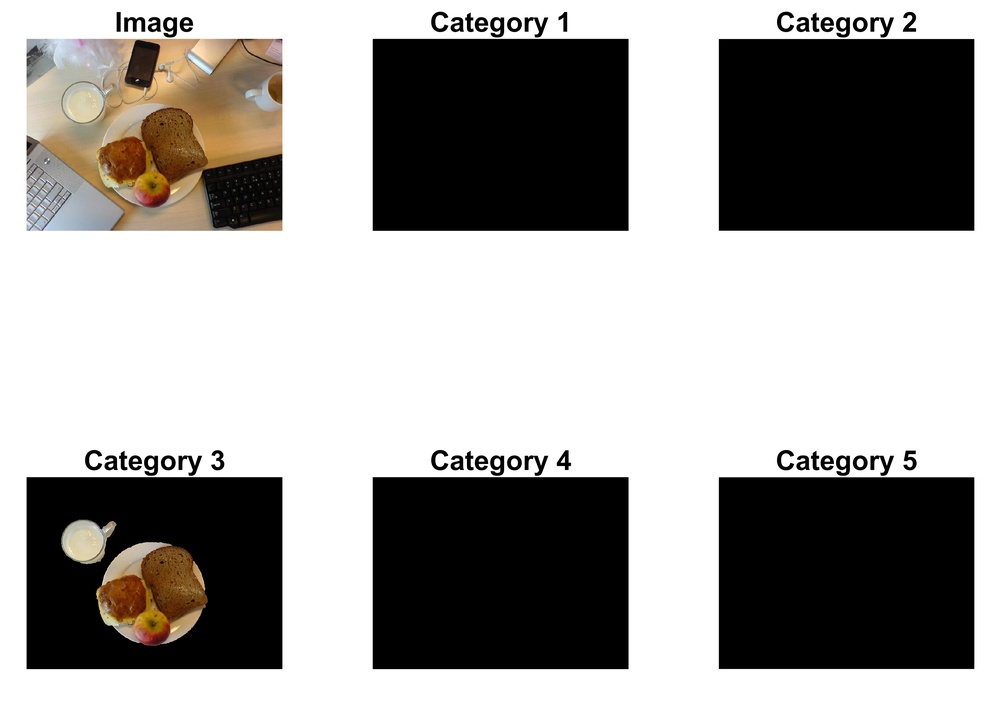
#> input picture images_task_E/1001_sem.jpg, 993 x 711 px, shrunk from 2820 x 2018 before the run
$ python -i ITTISaliencyLib.py   (imports and definitions only)   (older library calls are emulated)
#> lines starting #> are read from the running program, lines starting #| are printed output that depends on the picture
import numpy as np
import cv2


def get_intensity(image):
    """
    Get intensity map. Values range from 0 to 1.
    """
    # convert scale of array elements
    src = np.float32(image) * 1.0 / 255
    # extract intensity
    intensity_map = cv2.cvtColor(src, cv2.COLOR_BGR2GRAY)
    return intensity_map


def get_gaussian_pyramid(image):
    """
    Get gaussian pyramid with 8 levels of downsampling.
    """
    pyr = list()
    pyr.append(image)
    for i in range(1, 9):
        next_layer = cv2.pyrDown(pyr[i - 1])
        pyr.append(next_layer)
    return pyr


def center_surround_diff(gauss_pyr):
    maps = list()
    for c in range(2, 5):
        center = gauss_pyr[c]
        size = (center.shape[1], center.shape[0])
        for s in range(3, 5):
            surround = cv2.resize(gauss_pyr[c + s], size, interpolation=cv2.INTER_LINEAR)
            cs_difference_map = cv2.absdiff(center, surround)
            maps.append(cs_difference_map)
    return maps


def simple_normalization(image, M=1):
    img_min, img_max, _, _ = cv2.minMaxLoc(image)
    if img_min != img_max:
        normalized = image / (img_max - img_min) - img_min / (img_max - img_min)
        if M != 1:
            normalized = normalized * M
    else:
        normalized = image - img_min
    return normalized


def compute_average_local_maxima(feature_map, stepsize=-1):
    # NOTE: I compute local maxima taking into account last slices of the matrix
    # 30 corresponds to ~1 degree of visual angle
    local_avg_size = 30
    width = feature_map.shape[1]
    height = feature_map.shape[0]
    avg_size = local_avg_size if (stepsize < 1) else stepsize
    if avg_size > height - 1:
        avg_size = height - 1
    if avg_size > width - 1:
        avg_size = width - 1
    # find local maxima
    num_maxima = 0
    sum_all_maxima = 0

    for y in range(0, height - avg_size, avg_size):
        for x in range(0, width - avg_size, avg_size):
            local_img = feature_map[y : y + avg_size, x : x + avg_size]
            _, loc_max, _, _ = cv2.minMaxLoc(local_img)
            sum_all_maxima += loc_max
            num_maxima += 1
            last_x = x + avg_size
        local_img = feature_map[y : y + avg_size, last_x:(width)]
        _, loc_max, _, _ = cv2.minMaxLoc(local_img)
        sum_all_maxima += loc_max
        num_maxima += 1
        last_y = y + avg_size

    for x in range(0, width - avg_size, avg_size):
        local_img = feature_map[last_y:height, x : x + avg_size]
        _, loc_max, _, _ = cv2.minMaxLoc(local_img)
        sum_all_maxima += loc_max
        num_maxima += 1
        last_x = x + avg_size
    local_img = feature_map[last_y:height, last_x:(width)]
    _, loc_max, _, _ = cv2.minMaxLoc(local_img)
    sum_all_maxima += loc_max
    num_maxima += 1

    # averaging over all the local regions
    return sum_all_maxima / num_maxima


def normalize_map(feature_map):
    """
    This function implements the particular normalization operator N
    described in Itti 1998.
    """
    # normalize in range [0...M], choice M=1
    M = 1
    simply_normalized = simple_normalization(feature_map, M)
    # get average local maximum
    avg_local_maximum = compute_average_local_maxima(simply_normalized)
    # normalize feature map as from paper
    coeff_normalization = (M - avg_local_maximum) ** 2
    itti_normalized = simply_normalized * coeff_normalization
    return itti_normalized


# INTENSITY
def get_intensity_conspicuity_map(intensity):
    shape = intensity.shape
    # get Gaussian pyramid for intensity
    intensity_gauss_pyr = get_gaussian_pyramid(intensity)
    # compute 6 feature maps at different scales
    feature_maps = center_surround_diff(intensity_gauss_pyr)
    # normalize feature maps
    norm_feature_maps = [normalize_map(m) for m in feature_maps]
    # get conspicuity map from normalized maps

    # NOTE: in 1998 paper they use scale 4 for the conspicuity maps, here I use scale 0
    norm_feature_maps = [
        cv2.resize(m, shape[::-1], interpolation=cv2.INTER_LINEAR) for m in norm_feature_maps
    ]

    # sum all c-s diff maps into conspicuity map
    intensity_conspicuity = np.zeros_like(intensity)
    for cs_index in range(6):
        intensity_conspicuity += norm_feature_maps[cs_index]

    return normalize_map(intensity_conspicuity)


# COLOR
def get_color_conspicuity_map(image):
    """
    The slower between the maps, may be further optimized.
    """
    # get color channels
    (b, g, r) = get_color_channels(image)
    shape = b.shape

    # build 4 broadly-tuned color channels
    R_ch = (r - (g + b)) / 2
    G_ch = (g - (r + b)) / 2
    B_ch = (b - (r + g)) / 2
    Y_ch = (r + g) / 2 - abs(r - g) / 2 - b

    # set to 0 negative values
    R_ch[R_ch < 0] = 0
    G_ch[G_ch < 0] = 0
    B_ch[B_ch < 0] = 0
    Y_ch[Y_ch < 0] = 0

    # create gaussian pyramids
    red_gauss_pyr = get_gaussian_pyramid(R_ch)
    green_gauss_pyr = get_gaussian_pyramid(G_ch)
    blue_gauss_pyr = get_gaussian_pyramid(B_ch)
    yellow_gauss_pyr = get_gaussian_pyramid(Y_ch)

    # get feature maps for different color spaces
    rg_color_space_maps = get_color_space_feature_maps(red_gauss_pyr, green_gauss_pyr)
    by_color_space_maps = get_color_space_feature_maps(blue_gauss_pyr, yellow_gauss_pyr)

    # normalize feature maps
    rg_color_space_maps = [normalize_map(m) for m in rg_color_space_maps]
    by_color_space_maps = [normalize_map(m) for m in by_color_space_maps]

    # get conspicuity map
    color_conspicuity_map = get_conspicuity_from_color_spaces(
        rg_color_space_maps, by_color_space_maps, shape
    )
    return normalize_map(color_conspicuity_map)


def get_color_channels(image):
    intensity = np.float32(np.sum(image, axis=2))
    _, max_int, _, _ = cv2.minMaxLoc(intensity)
    min_intensity_admitted = max_int / 10

    for y in range(image.shape[0]):
        for x in range(image.shape[1]):
            if intensity[y][x] < min_intensity_admitted:
                image[y][x] = [0, 0, 0]

    src = np.zeros_like(image, dtype=np.float32)
    for y in range(image.shape[0]):
        for x in range(image.shape[1]):
            if image[y][x].any() > 0:
                src[y][x] = np.float32(np.float32(image[y][x]) / np.float32(max_int))
    return cv2.split(src)


def get_color_space_feature_maps(c1_pyr, c2_pyr):
    # here we compute the feature maps for the double opponent color system
    feature_maps = list()
    for c in range(2, 5):
        center = c1_pyr[c] - c2_pyr[c]
        size = (center.shape[1], center.shape[0])
        for s in range(3, 5):
            surround = c2_pyr[c + s] - c1_pyr[c + s]
            res_surround = center - cv2.resize(surround, size, interpolation=cv2.INTER_LINEAR)
            cs_diff = cv2.absdiff(center, res_surround)
            feature_maps.append(cs_diff)
    return feature_maps


def get_conspicuity_from_color_spaces(rg_space, by_space, shape):
    conspicuity_map = np.zeros(shape)
    # resizing normalized feature maps
    # NOTE: in 1998 paper they use scale 4 for the conspicuity maps, here I use scale 0
    rg_space = [cv2.resize(m, shape[::-1], interpolation=cv2.INTER_LINEAR) for m in rg_space]
    by_space = [cv2.resize(m, shape[::-1], interpolation=cv2.INTER_LINEAR) for m in by_space]
    for cs_index in range(6):
        conspicuity_map += rg_space[cs_index] + by_space[cs_index]
    return conspicuity_map


# ORIENTATION
def get_gabor_kernels(shape):
    # NOTE: Gabor Kernels are chosen by a trial-end-error mean
    kernel_list = list()
    kernel_size = int(min(shape) / 42)
    lamb = kernel_size
    sigma = lamb * 0.56
    gamma = 0.5
    psi = 0
    orientations = [0, (np.pi / 4), (np.pi / 2), (np.pi * 3 / 4)]

    for theta in orientations:
        gabor_kernel = cv2.getGaborKernel(
            (kernel_size, kernel_size), sigma, theta, lamb, gamma, psi, ktype=cv2.CV_32F
        )
        gabor_kernel = gabor_kernel / gabor_kernel.sum()
        kernel_list.append(gabor_kernel)

    return kernel_list


def get_conspicuity_from_orienation_feature_maps(orient_feature_maps, shape, debug=False):
    conspicuity_map = np.zeros(shape)
    i = 0
    for orientation in orient_feature_maps:
        i += 1
        orientation_conspicuity = np.zeros(shape)
        for feature_map in orientation:
            normalized = normalize_map(feature_map)
            resized = cv2.resize(normalized, shape[::-1], interpolation=cv2.INTER_LINEAR)
            orientation_conspicuity += resized
        if debug:
            cv2.imshow(f"Orientation {i}", orientation_conspicuity)
            cv2.waitKey(0)
        conspicuity_map += normalize_map(orientation_conspicuity)
    return conspicuity_map


def get_orientation_conspicuity_map(intensity, debug=False):
    shape = intensity.shape
    # get gabor filters
    filters = get_gabor_kernels(shape)
    # convolve intensity, obtain 4 preferred orientations
    oriented_intensities = [cv2.filter2D(intensity, cv2.CV_32F, kernel) for kernel in filters]

    for i in range(len(oriented_intensities)):
        intensity = oriented_intensities[i]
        kernel = filters[i]
        if debug:
            cv2.imshow(f"Intensity {i}", intensity)
            cv2.imshow(f"Kernel {i}", kernel)
    if debug:
        cv2.waitKey(0)

    # get a gaussian pyramid for each orientation
    intensity_pyramids = [
        get_gaussian_pyramid(oriented_intensity) for oriented_intensity in oriented_intensities
    ]
    # get center surround differences
    cs_differences = [center_surround_diff(oriented_pyr) for oriented_pyr in intensity_pyramids]
    # compute conspicuity map for orientation
    orientation_conspicuity_map = get_conspicuity_from_orienation_feature_maps(
        cs_differences, shape, debug
    )
    return normalize_map(orientation_conspicuity_map)


# COMPLETE
def get_spatial_saliency_map(image):
    intensity = get_intensity(image)
    intensity_conspicuity = get_intensity_conspicuity_map(intensity)
    color_conspicuity = get_color_conspicuity_map(image)
    orientation_conspicuity = get_orientation_conspicuity_map(intensity)

    n_intensity = normalize_map(intensity_conspicuity)
    c_intensity = normalize_map(color_conspicuity)
    o_intensity = normalize_map(orientation_conspicuity)
    saliency_map = (n_intensity + c_intensity + o_intensity) * (1 / 3)

    return saliency_map


def get_spatial_saliency_map_I(image):
    intensity = get_intensity(image)
    intensity_conspicuity = get_intensity_conspicuity_map(intensity)
    # color_conspicuity = get_color_conspicuity_map(image)
    # orientation_conspicuity = get_orientation_conspicuity_map(intensity)

    n_intensity = normalize_map(intensity_conspicuity)
    # c_intensity = normalize_map(color_conspicuity)
    # o_intensity = normalize_map(orientation_conspicuity)
    saliency_map = n_intensity  # (n_intensity + c_intensity + o_intensity) * (1 / 3)

    return saliency_map


def get_spatial_saliency_map_C(image):
    # intensity = get_intensity(image)
    # intensity_conspicuity = get_intensity_conspicuity_map(intensity)
    color_conspicuity = get_color_conspicuity_map(image)
    # orientation_conspicuity = get_orientation_conspicuity_map(intensity)

    # n_intensity = normalize_map(intensity_conspicuity)
    c_intensity = normalize_map(color_conspicuity)
    # o_intensity = normalize_map(orientation_conspicuity)
    saliency_map = c_intensity  # (n_intensity + c_intensity + o_intensity) * (1 / 3)

    return saliency_map


def get_spatial_saliency_map_O(image):
    intensity = get_intensity(image)
    # intensity_conspicuity = get_intensity_conspicuity_map(intensity)
    # color_conspicuity = get_color_conspicuity_map(image)
    orientation_conspicuity = get_orientation_conspicuity_map(intensity)

    # n_intensity = normalize_map(intensity_conspicuity)
    # c_intensity = normalize_map(color_conspicuity)
    o_intensity = normalize_map(orientation_conspicuity)
    saliency_map = o_intensity  # (n_intensity + c_intensity + o_intensity) * (1 / 3)

    return saliency_map

>>> import cv2
>>> picture = cv2.imread('images_task_E/1001_sem.jpg')
#> picture is the input picture: shape (711, 993, 3); mean B, G, R 154.4, 156.7, 158.8
>>> result = get_spatial_saliency_map(picture)
#> after the loop in get_gaussian_pyramid, `for i in range(1, 9):`: pyr = 9 items
#> after the loop in center_surround_diff, `for c in range(2, 5):`: maps = 6 items
#> after the loop in get_intensity_conspicuity_map, `for cs_index in range(6):`:
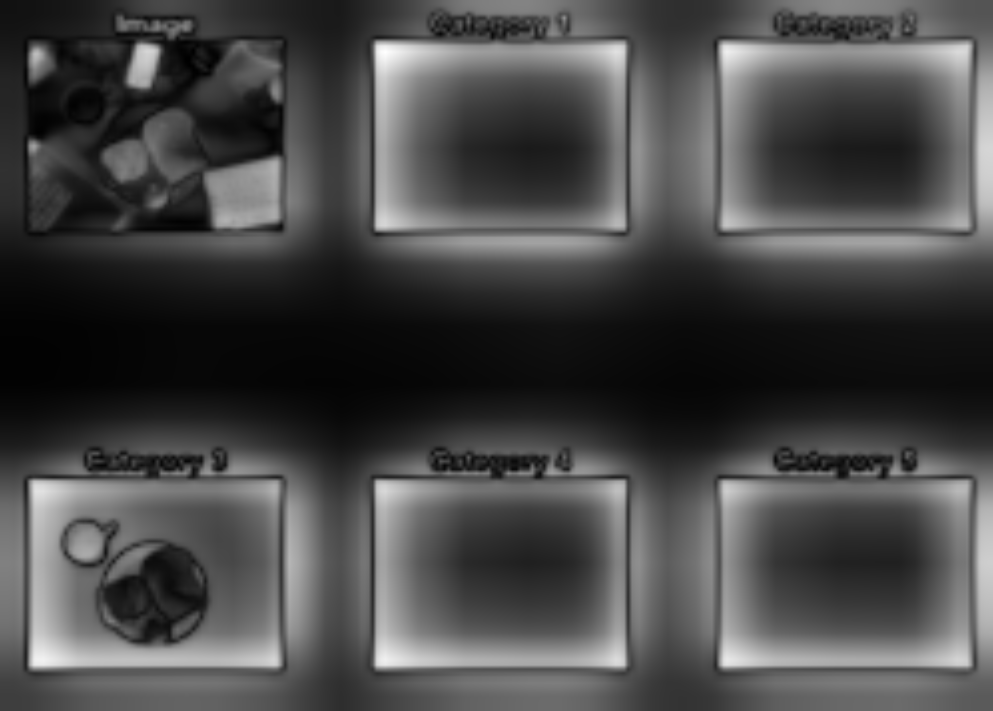
#> intensity_conspicuity: shape (711, 993) float32; min 0.00635, max 0.235, mean 0.0713; drawn with min black and max white
#> the loop in compute_average_local_maxima (call 7), `for y in range(0, height - avg_size, avg_size):` made 23 passes
#> (loc_max, sum_all_maxima) on passes 1 to 12: (0.361, 12.42), (0.531, 33.32), (0.702, 52.95), (0.778, 66.76), (0.838, 80.51), (0.837, 95.42), (0.806, 111.6), (0.707, 130.4), (0.467, 145.7), (0.234, 152.4), (0.137, 155.9), (0.0723, 157.5)
#> after the loop in compute_average_local_maxima (call 7), `for y in range(0, height - avg_size, avg_size):`: num_maxima = 782; sum_all_maxima = 321.8
#> the loop in compute_average_local_maxima (call 7), `for x in range(0, width - avg_size, avg_size):` made 33 passes
#> (loc_max, sum_all_maxima) on passes 1 to 12: (0.262, 322.1), (0.321, 322.4), (0.376, 322.8), (0.395, 323.2), (0.411, 323.6), (0.42, 324), (0.421, 324.4), (0.417, 324.9), (0.393, 325.3), (0.354, 325.6), (0.273, 325.9), (0.214, 326.1)
#> pass 1, in compute_average_local_maxima (call 7), `local_img = feature_map[last_y:height, x : x + avg_size]`:
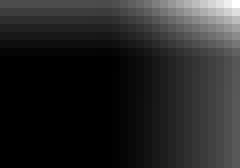
#> local_img: shape (21, 30) float32 (shown 8 times larger); min 0.244, max 0.262, mean 0.247; drawn with min black and max white
#> after the loop in compute_average_local_maxima (call 7), `for x in range(0, width - avg_size, avg_size):`: num_maxima = 815; sum_all_maxima = 334.3
#> in compute_average_local_maxima (call 7), `local_img = feature_map[last_y:height, last_x:(width)]`: local_img = 21 rows, first 8: [0.365, 0.365, 0.365], [0.363, 0.363, 0.363], [0.361, 0.361, 0.361], [0.359, 0.359, 0.359], [0.358, 0.358, 0.358], [0.356, 0.356, 0.356], [0.355, 0.355, 0.355], [0.354, 0.354, 0.354]
#> in compute_average_local_maxima (call 7), `_, loc_max, _, _ = cv2.minMaxLoc(local_img)`: loc_max = 0.365
#> in compute_average_local_maxima (call 7), `sum_all_maxima += loc_max`: sum_all_maxima = 334.6
#> in compute_average_local_maxima (call 7), `num_maxima += 1`: num_maxima = 816
#> in normalize_map (call 7), `avg_local_maximum = compute_average_local_maxima(simply_normalized)`: avg_local_maximum = 0.41
#> in normalize_map (call 7), `coeff_normalization = (M - avg_local_maximum) ** 2`: coeff_normalization = 0.348
#> in normalize_map (call 7), `itti_normalized = simply_normalized * coeff_normalization`:
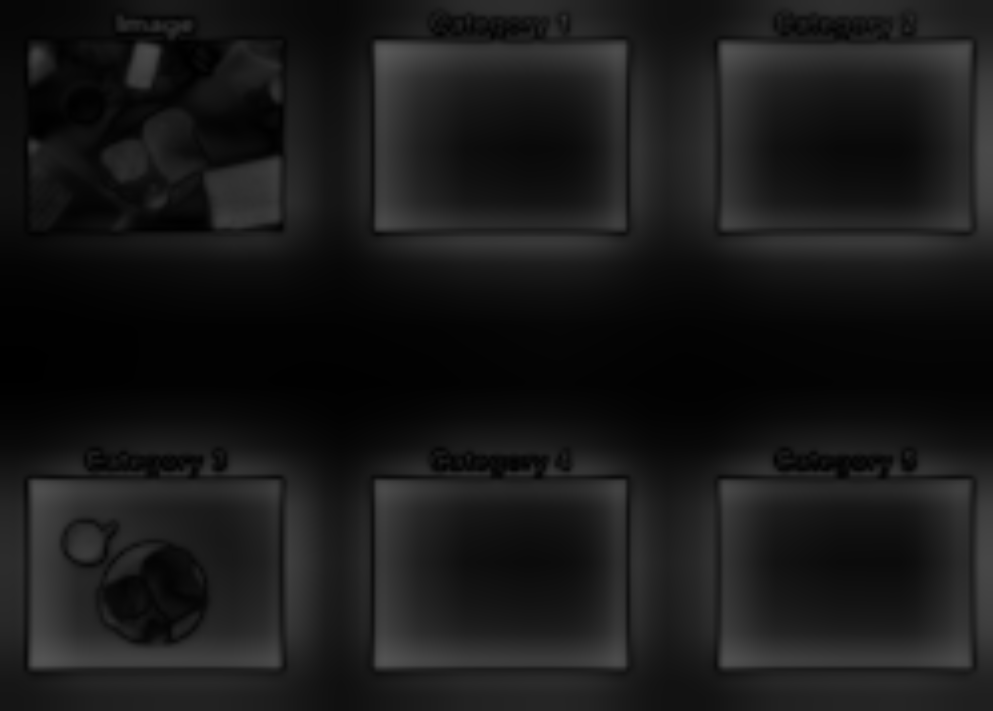
#> itti_normalized: shape (711, 993) float32; min 0, max 0.348, mean 0.099
#> in get_color_channels, `_, max_int, _, _ = cv2.minMaxLoc(intensity)`: max_int = 765
#> in get_color_channels, `min_intensity_admitted = max_int / 10`: min_intensity_admitted = 76.5
#> after the loop in get_color_channels, `for y in range(image.shape[0]):`:
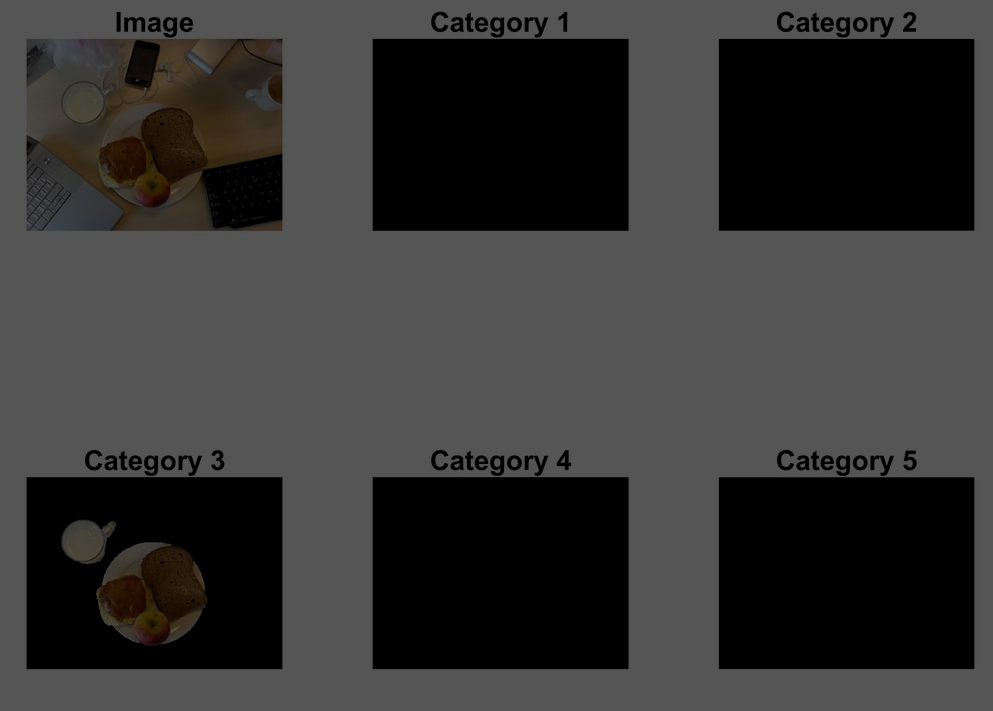
#> src: shape (711, 993, 3) float32; mean B, G, R 0.202, 0.205, 0.208
#> in get_color_conspicuity_map, `B_ch = (b - (r + g)) / 2`:
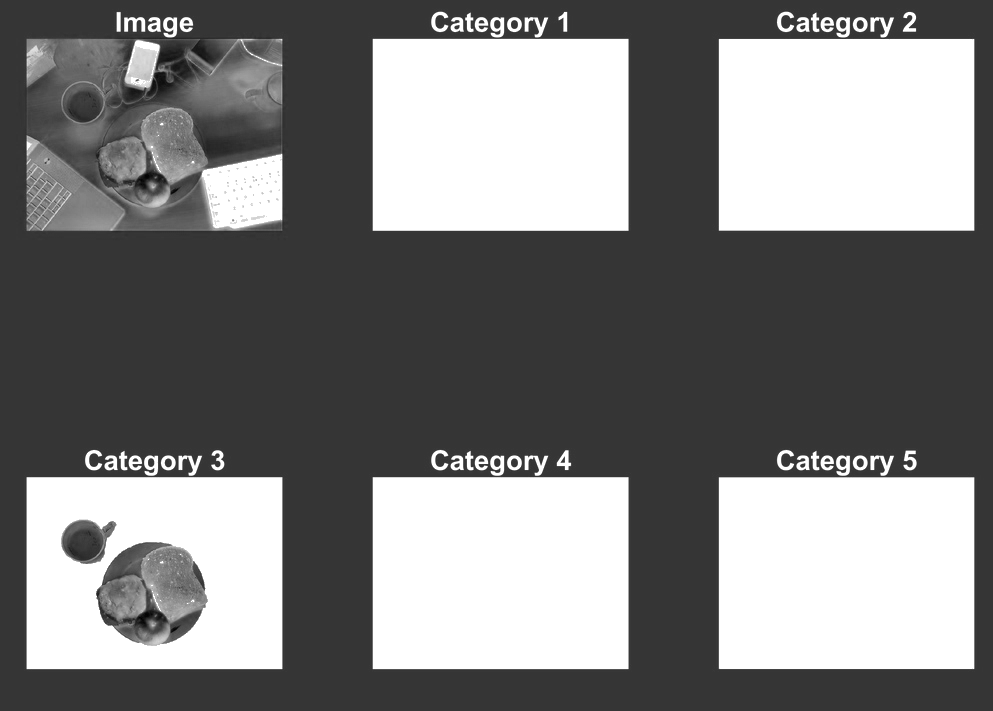
#> B_ch: shape (711, 993) float32; min -0.211, max 0, mean -0.105; drawn with min black and max white
#> in get_color_conspicuity_map, `G_ch[G_ch < 0] = 0`: G_ch: shape (711, 993) float32; every value is 0
#> in get_color_conspicuity_map, `Y_ch[Y_ch < 0] = 0`:
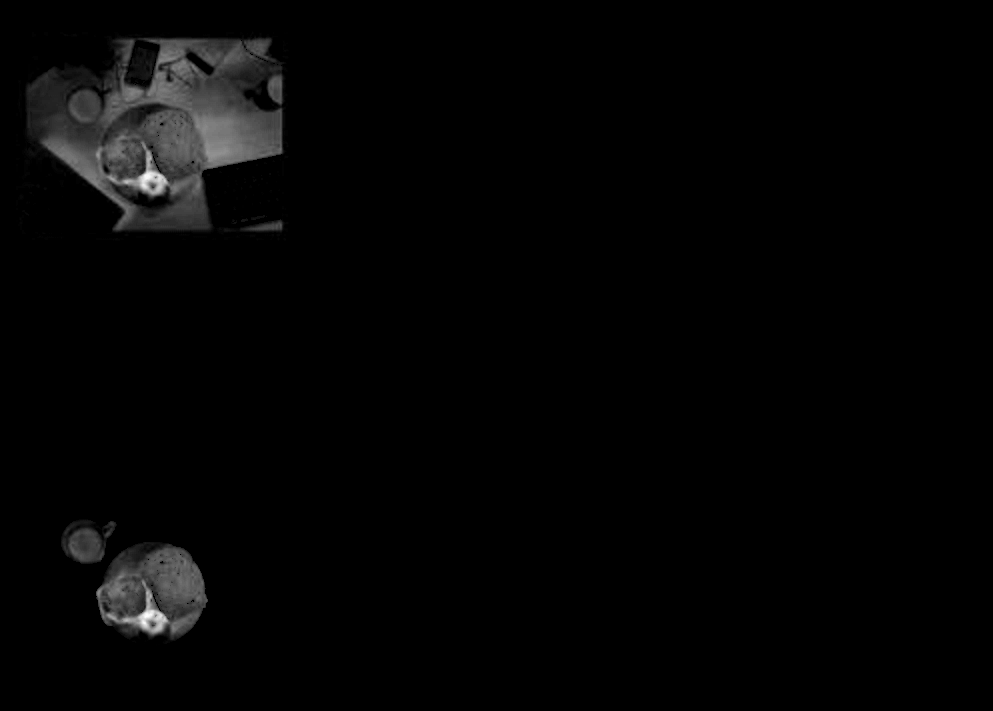
#> Y_ch: shape (711, 993) float32; min 0, max 0.176, mean 0.00315; drawn with min black and max white
#> in get_color_conspicuity_map, `red_gauss_pyr = get_gaussian_pyramid(R_ch)`: red_gauss_pyr = 9 items
#> after the loop in get_color_space_feature_maps, `for c in range(2, 5):`: feature_maps = 6 items
#> after the loop in compute_average_local_maxima (call 8), `for x in range(0, width - avg_size, avg_size):`: local_img: shape (28, 30) float32; every value is 0
#> in normalize_map (call 9), `simply_normalized = simple_normalization(feature_map, M)`:
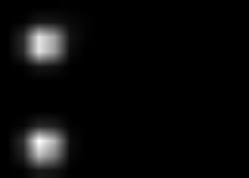
#> feature_map: shape (178, 249) float32; min 0, max 0.00853, mean 0.000347; drawn with min black and max white
#> the loop in get_orientation_conspicuity_map, `for i in range(len(oriented_intensities)):` made 4 passes
#> the loop in get_conspicuity_from_orienation_feature_maps, `for orientation in orient_feature_maps:` made 4 passes
